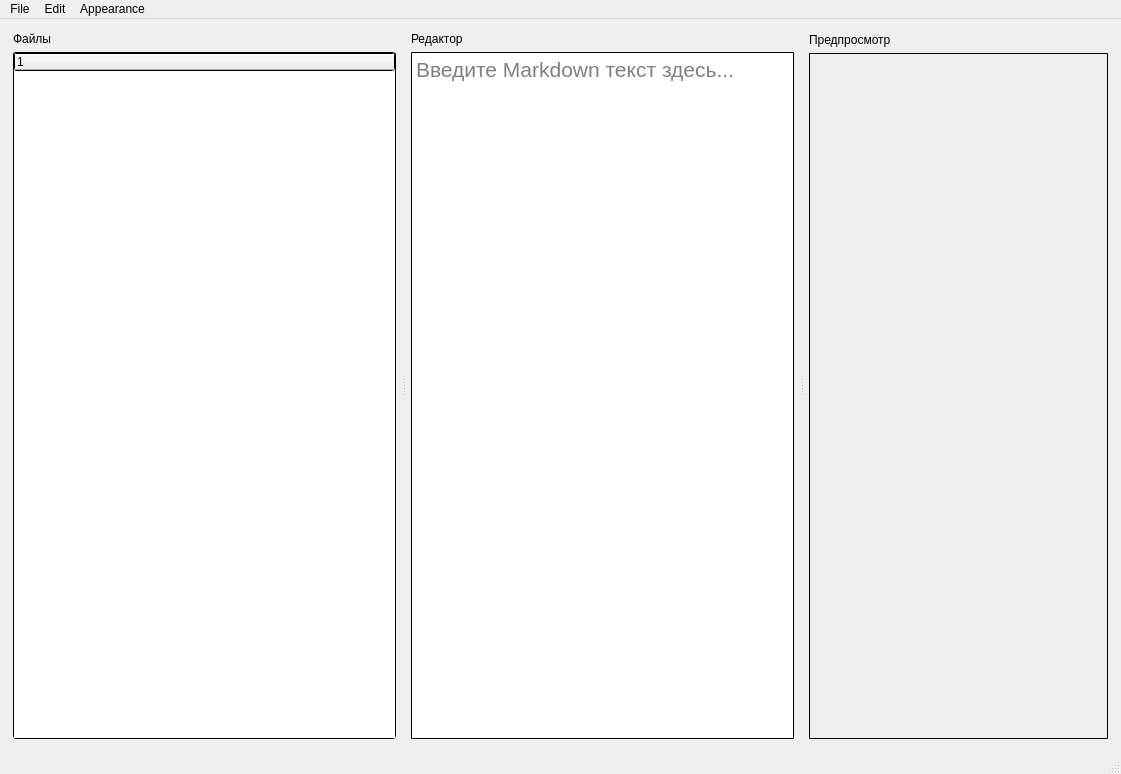
<?xml version="1.0" encoding="UTF-8"?>
<ui version="4.0">
 <class>MainWindow</class>
 <widget class="QMainWindow" name="MainWindow">
  <property name="geometry">
   <rect>
    <x>0</x>
    <y>0</y>
    <width>1121</width>
    <height>774</height>
   </rect>
  </property>
  <property name="minimumSize">
   <size>
    <width>800</width>
    <height>400</height>
   </size>
  </property>
  <property name="windowTitle">
   <string>MainWindow</string>
  </property>
  <widget class="QWidget" name="centralwidget">
   <layout class="QHBoxLayout" name="horizontalLayout">
    <property name="leftMargin">
     <number>13</number>
    </property>
    <property name="topMargin">
     <number>13</number>
    </property>
    <property name="rightMargin">
     <number>13</number>
    </property>
    <property name="bottomMargin">
     <number>13</number>
    </property>
    <item>
     <widget class="QSplitter" name="splitter">
      <property name="orientation">
       <enum>Qt::Horizontal</enum>
      </property>
      <property name="handleWidth">
       <number>15</number>
      </property>
      <widget class="QWidget" name="layoutWidget">
       <layout class="QVBoxLayout" name="verticalLayout_3">
        <property name="sizeConstraint">
         <enum>QLayout::SetMaximumSize</enum>
        </property>
        <property name="leftMargin">
         <number>0</number>
        </property>
        <item>
         <widget class="QLabel" name="label">
          <property name="baseSize">
           <size>
            <width>0</width>
            <height>15</height>
           </size>
          </property>
          <property name="text">
           <string>Файлы</string>
          </property>
         </widget>
        </item>
        <item>
         <widget class="QTreeWidget" name="treeWidget">
          <property name="styleSheet">
           <string notr="true">QWidget {border: 1px solid #000000;border-radius: 3px;}</string>
          </property>
          <column>
           <property name="text">
            <string notr="true">1</string>
           </property>
          </column>
         </widget>
        </item>
       </layout>
      </widget>
      <widget class="QWidget" name="layoutWidget">
       <layout class="QVBoxLayout" name="verticalLayout_4">
        <item>
         <widget class="QLabel" name="label_2">
          <property name="maximumSize">
           <size>
            <width>16777215</width>
            <height>15</height>
           </size>
          </property>
          <property name="baseSize">
           <size>
            <width>0</width>
            <height>15</height>
           </size>
          </property>
          <property name="text">
           <string>Редактор</string>
          </property>
         </widget>
        </item>
        <item>
         <widget class="QTextEdit" name="textEdit">
          <property name="font">
           <font>
            <pointsize>16</pointsize>
            <weight>50</weight>
            <italic>false</italic>
            <bold>false</bold>
            <underline>false</underline>
           </font>
          </property>
          <property name="styleSheet">
           <string notr="true">QWidget {border: 1px solid #000000;border-radius: 1px;}</string>
          </property>
          <property name="undoRedoEnabled">
           <bool>true</bool>
          </property>
          <property name="acceptRichText">
           <bool>true</bool>
          </property>
          <property name="placeholderText">
           <string>Введите Markdown текст здесь...</string>
          </property>
         </widget>
        </item>
       </layout>
      </widget>
      <widget class="QWidget" name="layoutWidget">
       <layout class="QVBoxLayout" name="verticalLayout_5">
        <item>
         <widget class="QLabel" name="label_3">
          <property name="maximumSize">
           <size>
            <width>16777215</width>
            <height>15</height>
           </size>
          </property>
          <property name="baseSize">
           <size>
            <width>0</width>
            <height>15</height>
           </size>
          </property>
          <property name="text">
           <string>Предпросмотр</string>
          </property>
         </widget>
        </item>
        <item>
         <widget class="EditableWebEngineView" name="webView" native="true">
          <property name="minimumSize">
           <size>
            <width>200</width>
            <height>0</height>
           </size>
          </property>
          <property name="baseSize">
           <size>
            <width>200</width>
            <height>0</height>
           </size>
          </property>
          <property name="autoFillBackground">
           <bool>false</bool>
          </property>
          <property name="styleSheet">
           <string notr="true">QWidget {border: 1px solid #000000;border-radius: 1px;}</string>
          </property>
         </widget>
        </item>
       </layout>
      </widget>
     </widget>
    </item>
   </layout>
  </widget>
  <widget class="QMenuBar" name="menubar">
   <property name="geometry">
    <rect>
     <x>0</x>
     <y>0</y>
     <width>1121</width>
     <height>25</height>
    </rect>
   </property>
   <widget class="QMenu" name="menuFile">
    <property name="title">
     <string>File</string>
    </property>
    <addaction name="actionNewFile"/>
    <addaction name="actionOpen"/>
    <addaction name="actionSave"/>
    <addaction name="separator"/>
    <addaction name="actionPDF"/>
   </widget>
   <widget class="QMenu" name="menuEdit">
    <property name="title">
     <string>Edit</string>
    </property>
    <widget class="QMenu" name="menuSet_Header">
     <property name="title">
      <string>Set Header</string>
     </property>
     <addaction name="actionHeader1"/>
     <addaction name="actionHeader2"/>
     <addaction name="actionHeader3"/>
     <addaction name="actionHeader4"/>
     <addaction name="actionHeader5"/>
     <addaction name="actionHeader6"/>
    </widget>
    <addaction name="actionUndo"/>
    <addaction name="actionRedo"/>
    <addaction name="separator"/>
    <addaction name="actionCopy"/>
    <addaction name="actionPaste"/>
    <addaction name="separator"/>
    <addaction name="menuSet_Header"/>
   </widget>
   <widget class="QMenu" name="menuAppearance">
    <property name="title">
     <string>Appearance</string>
    </property>
    <widget class="QMenu" name="menuFont_Size">
     <property name="title">
      <string>Font Size</string>
     </property>
     <addaction name="action1"/>
     <addaction name="action2"/>
     <addaction name="action3"/>
     <addaction name="action4"/>
    </widget>
    <addaction name="actionDark_Mode"/>
    <addaction name="actionLight_Mode"/>
    <addaction name="separator"/>
    <addaction name="menuFont_Size"/>
    <addaction name="separator"/>
    <addaction name="actionBold"/>
    <addaction name="actionItalic"/>
    <addaction name="separator"/>
   </widget>
   <addaction name="menuFile"/>
   <addaction name="menuEdit"/>
   <addaction name="menuAppearance"/>
  </widget>
  <widget class="QStatusBar" name="statusbar"/>
  <action name="actionOpen">
   <property name="text">
    <string>Open</string>
   </property>
   <property name="shortcut">
    <string>Ctrl+O</string>
   </property>
  </action>
  <action name="actionSave">
   <property name="text">
    <string>Save</string>
   </property>
   <property name="shortcut">
    <string>Ctrl+S</string>
   </property>
  </action>
  <action name="actionSave_As">
   <property name="text">
    <string>Save As</string>
   </property>
   <property name="shortcut">
    <string>Ctrl+Shift+S</string>
   </property>
  </action>
  <action name="actionUndo">
   <property name="text">
    <string>Undo</string>
   </property>
   <property name="shortcut">
    <string>Ctrl+Z</string>
   </property>
  </action>
  <action name="actionRedo">
   <property name="text">
    <string>Redo</string>
   </property>
   <property name="shortcut">
    <string>Ctrl+Shift+Z</string>
   </property>
  </action>
  <action name="actionCopy">
   <property name="text">
    <string>Copy</string>
   </property>
   <property name="shortcut">
    <string>CapsLock</string>
   </property>
  </action>
  <action name="actionPaste">
   <property name="text">
    <string>Paste</string>
   </property>
   <property name="shortcut">
    <string>Ctrl+V</string>
   </property>
  </action>
  <action name="actionDark_Mode">
   <property name="text">
    <string>Dark Mode</string>
   </property>
  </action>
  <action name="actionLight_Mode">
   <property name="text">
    <string>Light Mode</string>
   </property>
  </action>
  <action name="actionNewFile">
   <property name="checkable">
    <bool>true</bool>
   </property>
   <property name="text">
    <string>New</string>
   </property>
   <property name="shortcut">
    <string>Ctrl+N</string>
   </property>
  </action>
  <action name="action1">
   <property name="text">
    <string>1</string>
   </property>
  </action>
  <action name="action2">
   <property name="text">
    <string>2</string>
   </property>
  </action>
  <action name="action3">
   <property name="text">
    <string>3</string>
   </property>
  </action>
  <action name="action4">
   <property name="text">
    <string>4</string>
   </property>
  </action>
  <action name="actionPDF">
   <property name="text">
    <string>Export to PDF</string>
   </property>
  </action>
  <action name="actionBold">
   <property name="text">
    <string>Bold</string>
   </property>
   <property name="shortcut">
    <string>Ctrl+B</string>
   </property>
  </action>
  <action name="actionItalic">
   <property name="text">
    <string>Italic</string>
   </property>
   <property name="shortcut">
    <string>Ctrl+I</string>
   </property>
  </action>
  <action name="actionUnderline">
   <property name="text">
    <string>Underline</string>
   </property>
  </action>
  <action name="actionSetColor">
   <property name="text">
    <string>Set Color</string>
   </property>
  </action>
  <action name="actionHeader1">
   <property name="text">
    <string>Header 1</string>
   </property>
  </action>
  <action name="actionHeader2">
   <property name="text">
    <string>Header 2</string>
   </property>
  </action>
  <action name="actionHeader3">
   <property name="text">
    <string>Header 3</string>
   </property>
  </action>
  <action name="actionHeader4">
   <property name="text">
    <string>Header 4</string>
   </property>
  </action>
  <action name="actionHeader5">
   <property name="text">
    <string>Header 5</string>
   </property>
  </action>
  <action name="actionHeader6">
   <property name="text">
    <string>Header 6</string>
   </property>
  </action>
 </widget>
 <customwidgets>
  <customwidget>
   <class>EditableWebEngineView</class>
   <extends>QWidget</extends>
   <header location="global">editablewebengineview.h</header>
   <container>1</container>
  </customwidget>
 </customwidgets>
 <resources/>
 <connections/>
</ui>
